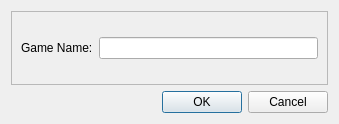
<?xml version="1.0" encoding="UTF-8"?>
<ui version="4.0">
 <class>Dialog</class>
 <widget class="QDialog" name="Dialog">
  <property name="geometry">
   <rect>
    <x>0</x>
    <y>0</y>
    <width>339</width>
    <height>124</height>
   </rect>
  </property>
  <property name="minimumSize">
   <size>
    <width>339</width>
    <height>124</height>
   </size>
  </property>
  <property name="maximumSize">
   <size>
    <width>339</width>
    <height>124</height>
   </size>
  </property>
  <property name="windowTitle">
   <string>Dialog</string>
  </property>
  <layout class="QVBoxLayout" name="verticalLayout">
   <item>
    <widget class="QFrame" name="name_block">
     <property name="frameShape">
      <enum>QFrame::StyledPanel</enum>
     </property>
     <property name="frameShadow">
      <enum>QFrame::Raised</enum>
     </property>
     <layout class="QHBoxLayout" name="horizontalLayout_2">
      <item>
       <widget class="QLabel" name="label_2">
        <property name="text">
         <string>Game Name:</string>
        </property>
       </widget>
      </item>
      <item>
       <widget class="QLineEdit" name="name_in"/>
      </item>
     </layout>
    </widget>
   </item>
   <item>
    <widget class="QDialogButtonBox" name="buttonBox">
     <property name="orientation">
      <enum>Qt::Horizontal</enum>
     </property>
     <property name="standardButtons">
      <set>QDialogButtonBox::Cancel|QDialogButtonBox::Ok</set>
     </property>
    </widget>
   </item>
  </layout>
 </widget>
 <resources/>
 <connections>
  <connection>
   <sender>buttonBox</sender>
   <signal>accepted()</signal>
   <receiver>Dialog</receiver>
   <slot>accept()</slot>
   <hints>
    <hint type="sourcelabel">
     <x>227</x>
     <y>282</y>
    </hint>
    <hint type="destinationlabel">
     <x>157</x>
     <y>274</y>
    </hint>
   </hints>
  </connection>
  <connection>
   <sender>buttonBox</sender>
   <signal>rejected()</signal>
   <receiver>Dialog</receiver>
   <slot>reject()</slot>
   <hints>
    <hint type="sourcelabel">
     <x>295</x>
     <y>288</y>
    </hint>
    <hint type="destinationlabel">
     <x>286</x>
     <y>274</y>
    </hint>
   </hints>
  </connection>
 </connections>
</ui>
